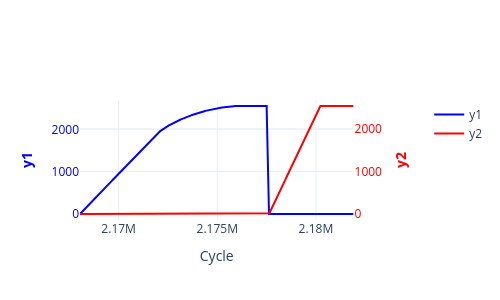

The code cell stored with this chart in its notebook:
### Code cell
PlotTwoScalesPLY(x1=df['time_s'],x2=df['time_s'],y1=df['Q_charge_mA_h'],y2=df['Q_discharge_mA_h'])

### Figure 1 — Plotly figure (JSON) as saved in the notebook; plotly's stock layout.template omitted (floating-point values rounded to 4 significant figures; data arrays with more than 128 entries replaced by an {"elided": "..."} marker saying what was removed)
{"data": [{"line": {"color": "blue"}, "name": "y1", "type": "scatter", "x": {"elided": "875 float values"}, "xaxis": "x", "y": {"elided": "875 float values"}, "yaxis": "y"}, {"line": {"color": "red"}, "name": "y2", "type": "scatter", "x": {"elided": "875 float values"}, "xaxis": "x", "y": {"elided": "875 float values"}, "yaxis": "y2"}], "layout": {"height": 300, "legend": {"orientation": "v", "x": 1.2, "y": 1}, "width": 500, "xaxis": {"anchor": "y", "domain": [0, 0.94], "title": {"text": "Cycle"}}, "yaxis": {"anchor": "x", "domain": [0, 1], "tickfont": {"color": "blue"}, "title": {"font": {"color": "blue"}, "text": "<b>y1</b>"}}, "yaxis2": {"anchor": "x", "overlaying": "y", "side": "right", "tickfont": {"color": "red"}, "title": {"font": {"color": "red"}, "text": "<b>y2</b>"}}}}
